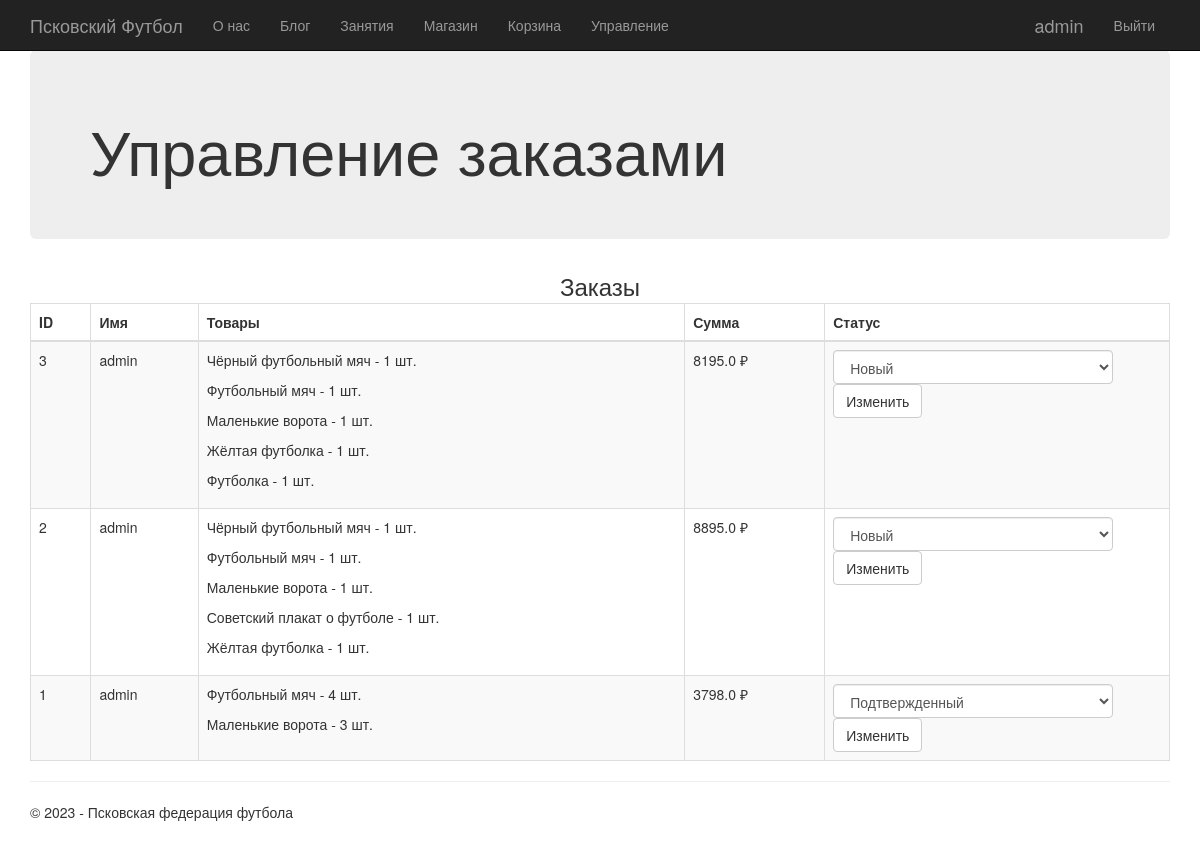
The page /management/orders (signed in) on the database its author committed.
### app/models.py (models this page shows, shortened)
class Order(models.Model):
    products = models.ManyToManyField(Product, verbose_name = "Товары")
    data = models.TextField(verbose_name = "Данные заказа")
    buyer = models.ForeignKey(User, on_delete = models.CASCADE, verbose_name = "Покупатель")
    state_choices = (
        ("new", "Новый"),
        ("confirmed", "Подтвержденный"),
        ("canceled", "Отмененный"),
        ("delivered", "Доставленный"),
        ("returned", "Возвратный"),
        ("completed", "Завершенный"),
    )
    state = models.CharField(max_length = 20, choices = state_choices, default = "new", verbose_name = "Статус заказа")
    date = models.DateTimeField(default = datetime.now(), db_index = True, verbose_name = "Дата создания")
    class Meta:
        db_table = "Orders"
        ordering = ["-date"]
        verbose_name = "Заказ"
        verbose_name_plural = "Заказы"

class Product(models.Model):
    title = models.CharField(max_length = 100, db_index = True, verbose_name = "Наименование")
    content = models.TextField(blank = True, verbose_name = "Описание")
    category = models.ForeignKey(Category, on_delete = models.CASCADE, null=True, verbose_name = "Категория")
    price = models.FloatField(verbose_name = "Цена")
    stock = models.PositiveIntegerField(verbose_name = "Количество на складе")
    image = models.FileField(default = 'temp', verbose_name = "Путь к картинке")
    class Meta:
        db_table = "Products"
        ordering = ["-price"]
        verbose_name = "Товар"
        verbose_name_plural = "Товары"

### app/views.py (the view)
# urls.py: path('management/orders', views.manage_orders, name= 'manage_orders'),
def manage_orders (request):
    assert isinstance(request, HttpRequest)
    if not request.user.is_authenticated:
        return redirect('login')
    elif not request.user.groups.filter(name='Менеджер').exists() and not request.user.is_staff:
        return redirect('home')
    orders = models.Order.objects.all()
    order_state_choices = {
        "new": "Новый",
        "confirmed": "Подтвержденный",
        "canceled": "Отмененный",
        "delivered": "Доставленный",
        "returned": "Возвратный",
        "completed": "Завершенный",
    }
    for order in orders:
        order.items = order.products.all()
        order.data = json.loads(order.data.replace("'", '"'))
        order.sum = 0
        order.status = order_state_choices[order.state]
        for product in order.items:
            order.sum += product.price
            product.quantity = order.data[str(product.id)]
    return render(
        request,
        'manage/orders.html',
        {
            'title':'Управление заказами',
            'year':datetime.now().year,
            'orders': orders,
            'statuses': order_state_choices
        }
    )

### app/templates/manage/orders.html (shortened to what this page needs)
{% extends "layout.html" %}
{% block content %}
<div class="jumbotron">
    <h1>Управление заказами</h1>
</div>
<table class="table table-striped table-bordered table-hover">
	<caption>Заказы</caption>
	<thead>
		<tr>
			<th>ID</th>
			<th>Имя</th>
			<th>Товары</th>
			<th>Сумма</th>
			<th>Статус</th>
		</tr>
	</thead>
	<tbody>
		{% for order in orders %}
		<tr>
			<td>{{ order.id }}</td>
			<td>{{ order.buyer.username }}</td>
			<td>
				{% for product in order.items %}
				<p>{{ product.title }} - {{ product.quantity }} шт.</p>
				{% endfor %}
			</td>
			<td>{{ order.sum }} ₽</td>
			<td>
				<form method="POST" action="/manage/order/status" target="dummyframe">
					<select name="status" class="form-control">
						{% for state, status in statuses.items %}
						<option value="{{ state }}" {% if state == order.state %}selected{% endif %}>
							{{ status }}
						</option>
						{% endfor %}
					</select>
					<input type="submit" class="btn btn-default" value="Изменить">
				</form>
			</td>
		</tr>
		{% endfor %}
	</tbody>
</table>
{% endblock %}

### app/templates/loginpartial.html (shortened to what this page needs)
﻿{% if user.is_authenticated %}
<form id="logoutForm" action="/logout/" method="post" class="navbar-right">
    <ul class="nav navbar-nav navbar-right">
		{% load static %}
        <li><a class="navbar-brand" href="{% url 'profile' %}">{{ user.username }}</a></li>
        <li><a href="javascript:document.getElementById('logoutForm').submit()">Выйти</a></li>
    </ul>
</form>
{% else %}
<ul class="nav navbar-nav navbar-right">
    <li><a href="{% url 'registration' %}">Регистрация</a></li>
    <li><a href="{% url 'login' %}">Войти</a></li>
</ul>
{% endif %}

### app/static/content/site.css (style rules this page uses)
body { padding-top: 50px; padding-bottom: 20px; }
input, select, textarea { max-width: 280px; }
caption { font-size: 24px; }

### rows shown on the page
Order: id "3", buyer.username "admin", sum "8195.0", status "Новый"
Product: title "Чёрный футбольный мяч", quantity "1"
Product: title "Футбольный мяч", quantity "1", quantity "4"
Product: title "Маленькие ворота", quantity "1", quantity "3"
Product: title "Жёлтая футболка", quantity "1"
Product: title "Футболка", quantity "1"
Order: id "2", buyer.username "admin", sum "8895.0", status "Новый"
Product: title "Советский плакат о футболе", quantity "1"
Order: id "1", buyer.username "admin", sum "3798.0", status "Подтвержденный"

### other values the page prints
{{ user.username }} "admin"
